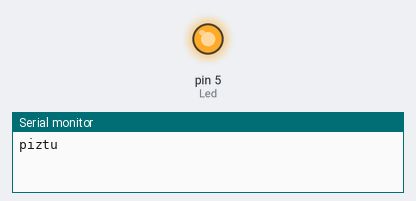
This sketch was run on a simulated Arduino Uno, built with avr-gcc and run on an emulated ATmega328P. On the bench: output pins drawn as LEDs (lit = HIGH), the last lines printed to the serial monitor.

Above: at 2.5 s.
At 7.5 s:
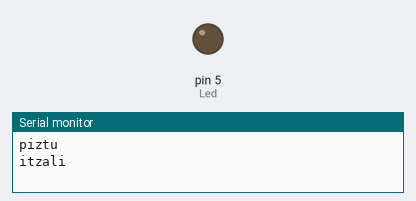
Timing chart, 0 to 13.0 s (numbered marks = the images above):
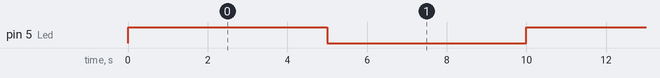

Measured:
- by itself, pin 5 (Led): alternates HIGH for 5.0 s and LOW for 5.0 s

The sketch:

hellogit3.ino
```cpp
int Led = 5;

void setup()
{
  pinMode(Led, OUTPUT);
  Serial.begin(9600);
}
void loop()
{
  digitalWrite (Led, HIGH);
  Serial.println("piztu");
  delay (5000);
  digitalWrite (Led, LOW);
  Serial.println("itzali");
  delay (5000);
}
```
